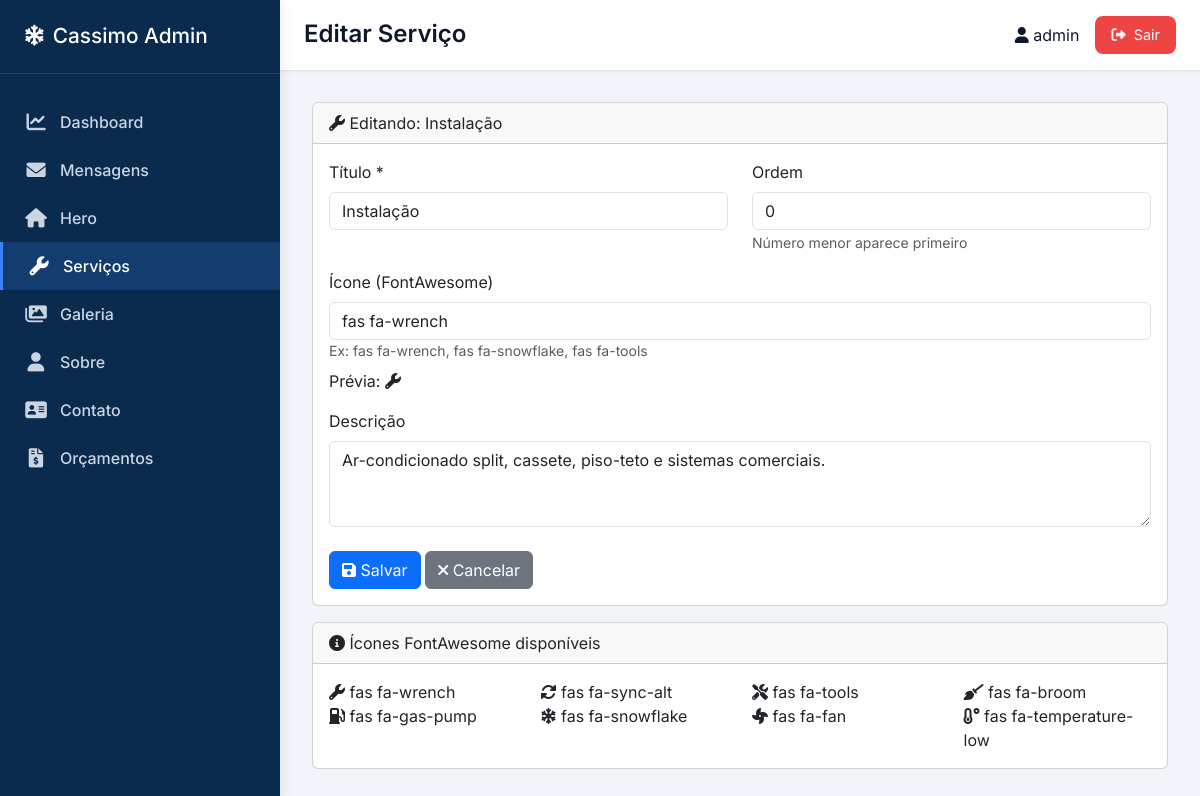
The app's page /servicos/editar/1/ (signed in) with its own data.
### core/models.py (models this page shows, shortened)
class Servico(models.Model):
    icone = models.CharField('Classe do ícone (FontAwesome)', max_length=50, default='fas fa-wrench')
    titulo = models.CharField('Título do serviço', max_length=100)
    descricao = models.TextField('Descrição')
    ordem = models.IntegerField('Ordem de exibição', default=0)
    class Meta:
        ordering = ['ordem']
        verbose_name = 'Serviço'
        verbose_name_plural = 'Serviços'

### core/views.py (the view)
# urls.py: path('servicos/editar/<int:pk>/', views.servico_edit, name='servico_edit'),
@login_required
def servico_edit(request, pk):
    servico = get_object_or_404(Servico, pk=pk)
    if request.method == 'POST':
        form = ServicoForm(request.POST, instance=servico)
        if form.is_valid():
            form.save()
            messages.success(request, 'Serviço atualizado!')
            return redirect('servico_list')
    else:
        form = ServicoForm(instance=servico)
    return render(request, 'dashboard/servico_form.html', {'form': form})

### core/forms.py
class ServicoForm(forms.ModelForm):
    class Meta:
        model = Servico
        fields = '__all__'
        widgets = {
            'icone': forms.TextInput(attrs={'class': 'form-control', 'placeholder': 'fas fa-wrench'}),
            'titulo': forms.TextInput(attrs={'class': 'form-control'}),
            'descricao': forms.Textarea(attrs={'class': 'form-control', 'rows': 3}),
            'ordem': forms.NumberInput(attrs={'class': 'form-control'}),
        }

### templates/dashboard/servico_form.html (shortened to what this page needs)
{% extends 'dashboard/base_dashboard.html' %}
{% block page_title %}{% if form.instance.pk %}Editar Serviço{% else %}Novo Serviço{% endif %}{% endblock %}
{% block content %}
<div class="card">
    <div class="card-header">
        <i class="fas fa-wrench"></i>
        {% if form.instance.pk %}Editando: {{ form.instance.titulo }}{% else %}Cadastrar novo serviço{% endif %}
    </div>
    <div class="card-body">
        <form method="post">
            <div class="row">
                <div class="col-md-6 mb-3">
                    <label for="{{ form.titulo.id_for_label }}" class="form-label">Título *</label>
                    {{ form.titulo }}
                </div>
                <div class="col-md-6 mb-3">
                    <label for="{{ form.ordem.id_for_label }}" class="form-label">Ordem</label>
                    {{ form.ordem }}
                    <small class="text-muted">Número menor aparece primeiro</small>
                </div>
            </div>
            <div class="mb-3">
                <label for="{{ form.icone.id_for_label }}" class="form-label">Ícone (FontAwesome)</label>
                {{ form.icone }}
                <small class="text-muted d-block">Ex: fas fa-wrench, fas fa-snowflake, fas fa-tools</small>
                <div class="mt-2">
                    <span>Prévia: <i class="{{ form.icone.value|default:'fas fa-wrench' }}"></i></span>
                </div>
            </div>
            <div class="mb-3">
                <label for="{{ form.descricao.id_for_label }}" class="form-label">Descrição</label>
                {{ form.descricao }}
            </div>
            <div class="mt-4">
                <button type="submit" class="btn btn-primary">
                    <i class="fas fa-save"></i> Salvar
                </button>
                <a href="{% url 'servico_list' %}" class="btn btn-secondary">
                    <i class="fas fa-times"></i> Cancelar
                </a>
            </div>
        </form>
    </div>
</div>
<div class="card mt-3">
    <div class="card-header">
        <i class="fas fa-info-circle"></i> Ícones FontAwesome disponíveis
    </div>
    <div class="card-body">
        <div class="row">
            <div class="col-3"><i class="fas fa-wrench"></i> fas fa-wrench</div>
            <div class="col-3"><i class="fas fa-sync-alt"></i> fas fa-sync-alt</div>
            <div class="col-3"><i class="fas fa-tools"></i> fas fa-tools</div>
            <div class="col-3"><i class="fas fa-broom"></i> fas fa-broom</div>
            <div class="col-3"><i class="fas fa-gas-pump"></i> fas fa-gas-pump</div>
            <div class="col-3"><i class="fas fa-snowflake"></i> fas fa-snowflake</div>
            <div class="col-3"><i class="fas fa-fan"></i> fas fa-fan</div>
            <div class="col-3"><i class="fas fa-temperature-low"></i> fas fa-temperature-low</div>
        </div>
    </div>
</div>
{% endblock %}

### templates/dashboard/base_dashboard.html (shortened to what this page needs)
<!DOCTYPE html>
<html lang="pt">
<head>
    <link rel="stylesheet" href="https://cdnjs.cloudflare.com/ajax/libs/font-awesome/6.0.0-beta3/css/all.min.css">
    <link href="https://cdn.jsdelivr.net/npm/bootstrap@5.3.0-alpha1/dist/css/bootstrap.min.css" rel="stylesheet">
</head>
<body>
    <div class="dashboard-container">
        <aside class="sidebar" id="mainSidebar">
            <div class="sidebar-header">
                <h2><i class="fas fa-snowflake"></i> <span>Cassimo Admin</span></h2>
            </div>
            <nav class="sidebar-nav">
                <a href="{% url 'dashboard_home' %}" class="{% if request.resolver_match.url_name == 'dashboard_home' %}active{% endif %}">
                    <i class="fas fa-chart-line"></i> <span>Dashboard</span>
                </a>
                <a href="{% url 'dashboard_messages' %}" class="{% if 'dashboard_messages' in request.path %}active{% endif %}">
                    <i class="fas fa-envelope"></i> <span>Mensagens</span>
                </a>
                <a href="{% url 'hero_edit' %}" class="{% if request.resolver_match.url_name == 'hero_edit' %}active{% endif %}">
                    <i class="fas fa-home"></i> <span>Hero</span>
                </a>
                <a href="{% url 'servico_list' %}" class="{% if 'servico' in request.path %}active{% endif %}">
                    <i class="fas fa-wrench"></i> <span>Serviços</span>
                </a>
                <a href="{% url 'galeria_list' %}" class="{% if 'galeria' in request.path %}active{% endif %}">
                    <i class="fas fa-images"></i> <span>Galeria</span>
                </a>
                <a href="{% url 'sobre_edit' %}" class="{% if request.resolver_match.url_name == 'sobre_edit' %}active{% endif %}">
                    <i class="fas fa-user"></i> <span>Sobre</span>
                </a>
                <a href="{% url 'contato_edit' %}" class="{% if request.resolver_match.url_name == 'contato_edit' %}active{% endif %}">
                    <i class="fas fa-address-card"></i> <span>Contato</span>
                </a>
                <a href="{% url 'orcamento_list' %}" class="{% if 'orcamento' in request.path %}active{% endif %}">
                    <i class="fas fa-file-invoice-dollar"></i> <span>Orçamentos</span>
                </a>
            </nav>
        </aside>
        <main class="main-content" id="mainContent">
            <div class="top-bar">
                <div style="display: flex; align-items: center; gap: 12px;">
                    <h1 class="page-title">{% block page_title %}Dashboard{% endblock %}</h1>
                </div>
                <div class="user-info">
                    <span><i class="fas fa-user"></i> {{ request.user.username }}</span>
                    <a href="{% url 'dashboard_logout' %}" class="logout-btn"><i class="fas fa-sign-out-alt"></i> Sair</a>
                </div>
            </div>
            <div class="content">
                {% block content %}{% endblock %}
            </div>
        </main>
    </div>
</body>
</html>

### templates/dashboard/base_dashboard.html (style rules this page uses)
* { margin: 0; padding: 0; box-sizing: border-box; }
body { font-family: 'Inter', sans-serif; background: #f1f5f9; color: #0f172a; overflow-x: hidden; }
.dashboard-container { display: flex; min-height: 100vh; position: relative; }
.sidebar { width: 280px; background: #0a2b4e; color: white; position: fixed; height: 100vh; overflow-y: auto; z-index: 1050; top: 0; left: 0; transition: transform 0.3s ease-in-out, width 0.2s; box-shadow: 2px 0 12px rgba(0,0,0,0.08); }
.sidebar-header { padding: 1.5rem; border-bottom: 1px solid rgba(255,255,255,0.1); }
.sidebar-header h2 { font-size: 1.3rem; display: flex; align-items: center; gap: 0.5rem; margin: 0; }
.sidebar-nav { padding: 1.5rem 0; }
.sidebar-nav a { display: flex; align-items: center; gap: 12px; padding: 12px 24px; color: #cbd5e1; text-decoration: none; transition: 0.3s; font-weight: 500; }
.sidebar-nav a:hover, .sidebar-nav a.active { background: rgba(59,130,246,0.2); color: white; border-left: 3px solid #3b82f6; }
.sidebar-nav i { width: 24px; font-size: 1.2rem; text-align: center; }
.main-content { flex: 1; margin-left: 280px; width: calc(100% - 280px); transition: margin-left 0.3s ease; }
.top-bar { background: white; padding: 1rem 1.5rem; display: flex; justify-content: space-between; align-items: center; flex-wrap: wrap; gap: 1rem; box-shadow: 0 1px 3px rgba(0,0,0,0.1); position: sticky; top: 0; z-index: 1020; }
.page-title { font-size: 1.5rem; font-weight: 600; margin: 0; }
.user-info { display: flex; align-items: center; gap: 1rem; flex-wrap: wrap; }
.logout-btn { background: #ef4444; color: white; padding: 8px 16px; border-radius: 8px; text-decoration: none; font-size: 0.9rem; transition: 0.2s; display: inline-flex; align-items: center; gap: 8px; }
.content { padding: 2rem; }
.sidebar-nav a { position: relative; flex-wrap: wrap; }
.card-body { overflow-x: auto; }
form .form-group, form .mb-3 { word-break: break-word; }

### records on screen
Servico: instance.titulo "Instalação", titulo "Instalação", ordem "0", icone "fas fa-wrench", descricao "Ar-condicionado split, cassete, piso-teto e sistemas comerciais."

### other values on screen
{{ request.user.username }} "admin"
